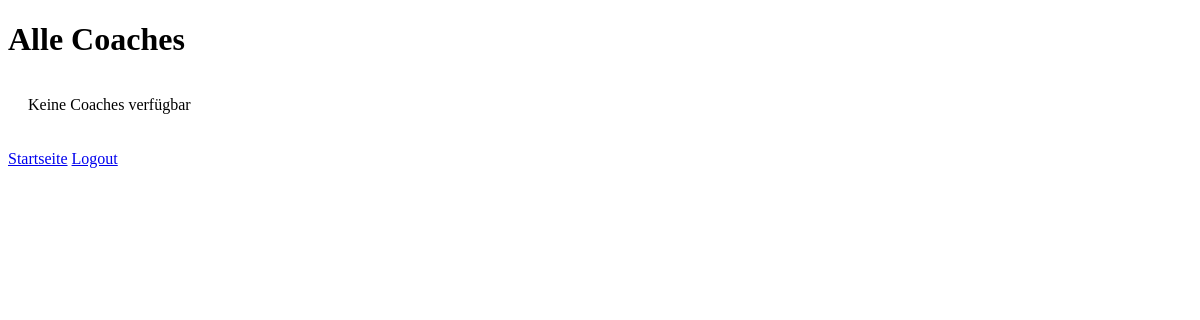
/coaches/, run on an earlier commit of the app's database.
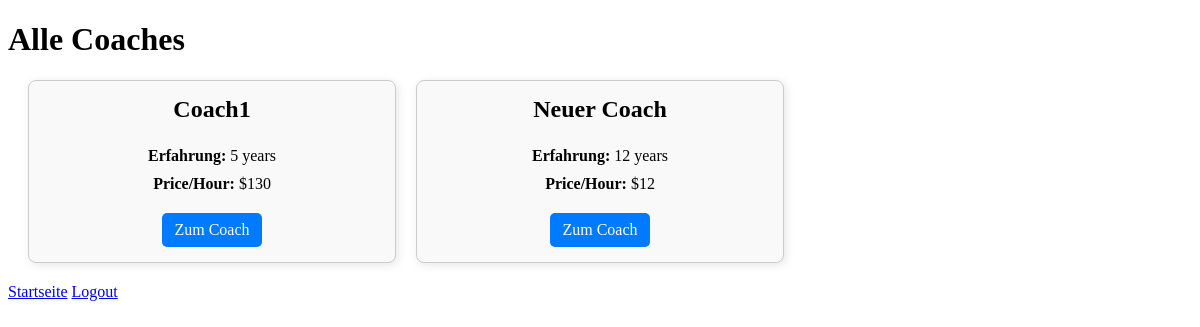
And on a later commit of the database.
### blog/models.py (models this page shows, shortened)
class Coach(models.Model):
    name = models.CharField(max_length=100)
    bio = models.TextField()
    experience = models.PositiveIntegerField()
    price_hour = models.PositiveIntegerField()
    email = models.EmailField()

### blog/views.py (the view)
# urls.py: path("coaches/", views.coach, name='all_coach'),
def coach(request):
    coaches = Coach.objects.all()
    return render(request, "all_coach.html", {"coaches": coaches})

### blog/templates/all_coach.html (shortened to what this page needs)
<!DOCTYPE html>
<html>
<head>
</head>
<body>
    <div class="container">
        <h1>Alle Coaches</h1>
        <div class="coach-grid">
            {% for coach in coaches %}
                <div class="coach-card">
                    <h3>{{ coach.name }}</h3>
                    <p><strong>Erfahrung:</strong> {{ coach.experience }} years</p>
                    <p><strong>Price/Hour:</strong> ${{ coach.price_hour }}</p>
                    <a href="{% url 'coach_detail' coach.pk %}" class="btn">Zum Coach</a>
                </div>
            {% empty %}
                <p>Keine Coaches verfügbar</p>
            {% endfor %}
        </div>
    </div>
    <a href="{% url 'article_list' %}">Startseite</a>
    <a href="{% url 'logout' %}">Logout</a>
</body>
</html>

### blog/templates/all_coach.html (style rules this page uses)
.coach-grid { display: grid; grid-template-columns: repeat(3, 1fr); gap: 20px; margin: 20px; }
.coach-card { border: 1px solid #ccc; padding: 15px; border-radius: 8px; text-align: center; box-shadow: 2px 2px 10px rgba(0, 0, 0, 0.1); background-color: #f9f9f9; }
.coach-card h3 { margin-top: 0; font-size: 1.5em; }
.coach-card p { margin: 10px 0; }
.coach-card .btn { display: inline-block; margin-top: 10px; padding: 8px 12px; background-color: #007BFF; color: white; text-decoration: none; border-radius: 5px; }

What changed in the data, as far as the page shows it:
added Coach: name "Coach1", experience "5", price_hour "130"
added Coach: name "Neuer Coach", experience "12", price_hour "12"
Also different on the page:
text no longer shown: "Keine Coaches verfügbar"
